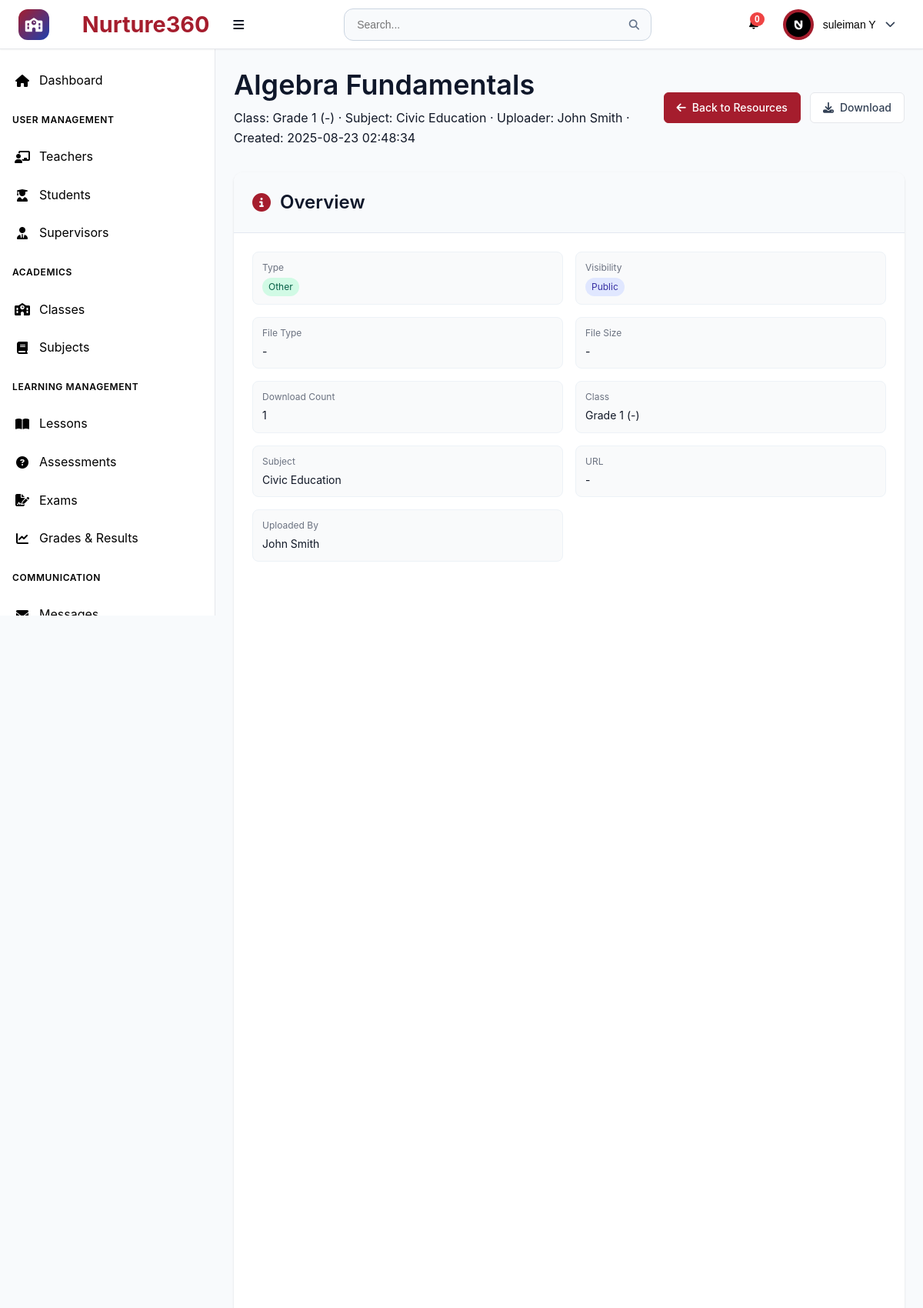
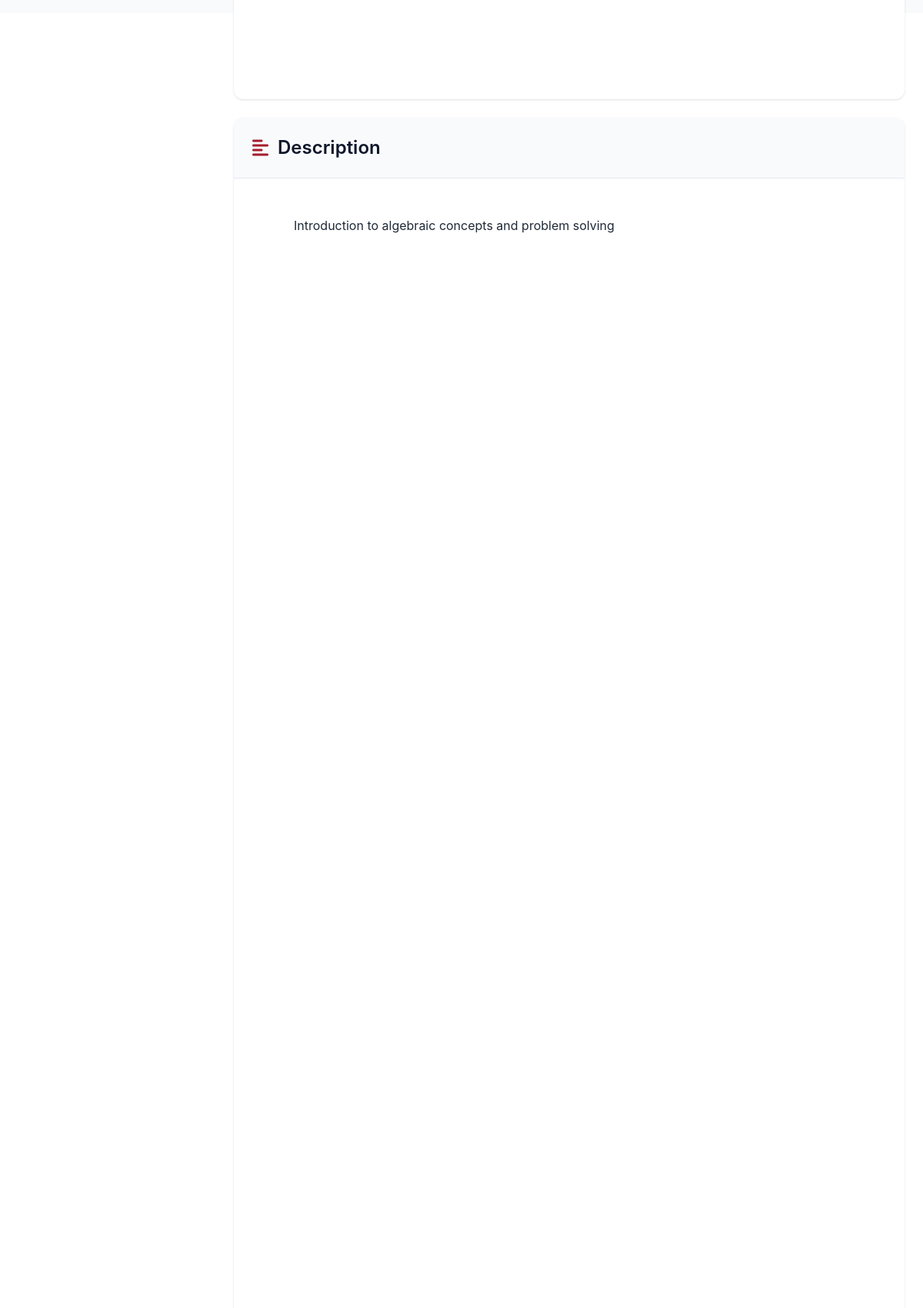
Page /pages/resource_detail.php?id=1 (signed in, upper part) on the committed database (2 pictures, top to bottom).
### tables this page shows
CREATE TABLE `users` (
  `id` int(11) NOT NULL,
  `username` varchar(50) NOT NULL,
  `email` varchar(100) NOT NULL,
  `password_hash` varchar(255) NOT NULL,
  `first_name` varchar(50) NOT NULL,
  `last_name` varchar(50) NOT NULL,
  `role` enum('superadmin','teacher','student','supervisor') NOT NULL,
  `phone` varchar(20) DEFAULT NULL,
  `address` text DEFAULT NULL,
  `profile_image` varchar(255) DEFAULT NULL,
  `is_active` tinyint(1) DEFAULT 1,
  `email_verified` tinyint(1) DEFAULT 0,
  `two_factor_enabled` tinyint(1) DEFAULT 0,
  `last_login` datetime DEFAULT NULL,
  `created_at` timestamp NOT NULL DEFAULT current_timestamp(),
  `updated_at` timestamp NOT NULL DEFAULT current_timestamp() ON UPDATE current_timestamp()
);

CREATE TABLE `learning_resources` (
  `id` int(11) NOT NULL,
  `title` varchar(255) NOT NULL,
  `description` text DEFAULT NULL,
  `resource_type` enum('document','video','link','image','other') NOT NULL,
  `file_path` varchar(500) DEFAULT NULL,
  `file_size` int(11) DEFAULT NULL,
  `file_type` varchar(50) DEFAULT NULL,
  `url` varchar(500) DEFAULT NULL,
  `class_id` int(11) DEFAULT NULL,
  `subject_id` int(11) DEFAULT NULL,
  `uploaded_by` int(11) NOT NULL,
  `is_public` tinyint(1) DEFAULT 0,
  `download_count` int(11) DEFAULT 0,
  `created_at` timestamp NOT NULL DEFAULT current_timestamp()
);

CREATE TABLE `classes` (
  `id` int(11) NOT NULL,
  `class_name` varchar(100) NOT NULL,
  `class_code` varchar(255) DEFAULT NULL,
  `virtual_link` varchar(500) DEFAULT NULL,
  `grade_level` int(11) DEFAULT NULL,
  `academic_year` varchar(10) DEFAULT NULL,
  `max_students` int(11) DEFAULT 30,
  `description` text DEFAULT NULL,
  `is_active` tinyint(1) DEFAULT 1,
  `created_at` timestamp NOT NULL DEFAULT current_timestamp(),
  `updated_at` timestamp NOT NULL DEFAULT current_timestamp() ON UPDATE current_timestamp()
);

CREATE TABLE `subjects` (
  `subject_id` int(11) NOT NULL,
  `class_id` int(11) DEFAULT NULL,
  `title` varchar(255) NOT NULL,
  `subject_code` varchar(20) DEFAULT NULL,
  `description` text DEFAULT NULL,
  `credits` int(11) DEFAULT 1,
  `is_active` tinyint(1) DEFAULT 1,
  `created_at` timestamp NOT NULL DEFAULT current_timestamp(),
  `updated_at` timestamp NOT NULL DEFAULT current_timestamp() ON UPDATE current_timestamp()
);

### pages/resource_detail.php (the view, shortened to what this page needs)
<?php
$pdo = getDBConnection();
$resourceId = isset($_GET['id']) ? (int)$_GET['id'] : 0;
$stmt = $pdo->prepare(
  "SELECT lr.*,
          c.class_name, c.class_code, c.grade_level, c.academic_year,
          s.title AS subject_name, s.subject_code,
          u.first_name AS u_first, u.last_name AS u_last, u.username AS u_user
     FROM learning_resources lr
     LEFT JOIN classes c ON c.id = lr.class_id
     LEFT JOIN subjects s ON s.subject_id = lr.subject_id
     LEFT JOIN users u ON u.id = lr.uploaded_by
    WHERE lr.id = ?"
);
$stmt->execute([$resourceId]);
$resource = $stmt->fetch();
function fmtBytes($bytes){ if(!$bytes) return '-'; $s=['B','KB','MB','GB']; $e=floor(log($bytes,1024)); $e=$e<0?0:($e>3?3:$e); return number_format($bytes/pow(1024,$e),($e>0?2:0)).' '.$s[$e]; }
$uploader = trim(($resource['u_first'] ?? '') . ' ' . ($resource['u_last'] ?? ''));
$classLabel = ($resource['class_name'] ?? '-') . ' (' . ($resource['class_code'] ?? '-') . ')';
$subjectLabel = ($resource['subject_name'] ?? '-') . (!empty($resource['subject_code']) ? ' (' . $resource['subject_code'] . ')' : '');
$isPublic = (int)($resource['is_public'] ?? 0) === 1;
$type = (string)($resource['resource_type'] ?? 'other');
$file = (string)($resource['file_path'] ?? '');
$fileType = (string)($resource['file_type'] ?? '');
$fileSize = $resource['file_size'] ?? null;
$url = (string)($resource['url'] ?? '');
$created = (string)($resource['created_at'] ?? '');
include '../components/header.php';
?>
<div class="dashboard-container">
  <?php include '../components/sidebar.php'; ?>
  <main class="main-content">
    <div class="page-header">
      <div>
        <h1><?php echo htmlspecialchars($resource['title']); ?></h1>
        <div class="muted">
          Class: <?php echo htmlspecialchars($classLabel); ?> ·
          Subject: <?php echo htmlspecialchars($subjectLabel); ?> ·
          Uploader: <?php echo htmlspecialchars($uploader ?: '-'); ?> ·
          Created: <?php echo htmlspecialchars($created ?: '-'); ?>
        </div>
      </div>
      <div class="header-actions">
        <a class="btn btn-primary" href="./resources.php"><i class="fas fa-arrow-left"></i> Back to Resources</a>
        <?php if ($file): ?>
          <a class="btn btn-secondary" href="./resource_download.php?id=<?php echo (int)$resourceId; ?>" target="_blank"><i class="fas fa-download"></i> Download</a>
        <?php endif; ?>
      </div>
    </div>
    <div class="content-card">
      <div class="card-header">
        <h3><i class="fas fa-info-circle"></i> Overview</h3>
      </div>
      <div class="card-content">
        <div class="detail-grid">
          <div class="detail-item"><div class="label">Type</div><div class="value"><span class="badge badge-type"><?php echo htmlspecialchars(ucfirst($type)); ?></span></div></div>
          <div class="detail-item"><div class="label">Visibility</div><div class="value"><span class="badge <?php echo $isPublic ? 'badge-public' : 'badge-private'; ?>"><?php echo $isPublic ? 'Public' : 'Private'; ?></span></div></div>
          <div class="detail-item"><div class="label">File Type</div><div class="value"><?php echo htmlspecialchars($fileType ?: '-'); ?></div></div>
          <div class="detail-item"><div class="label">File Size</div><div class="value"><?php echo htmlspecialchars(fmtBytes($fileSize)); ?></div></div>
          <div class="detail-item"><div class="label">Download Count</div><div class="value"><?php echo (int)($resource['download_count'] ?? 0); ?></div></div>
          <div class="detail-item"><div class="label">Class</div><div class="value"><?php echo htmlspecialchars($classLabel); ?></div></div>
          <div class="detail-item"><div class="label">Subject</div><div class="value"><?php echo htmlspecialchars($subjectLabel); ?></div></div>
          <div class="detail-item"><div class="label">URL</div><div class="value"><?php echo $url ? '<a href="'.htmlspecialchars($url).'" target="_blank">'.htmlspecialchars($url).'</a>' : '-'; ?></div></div>
          <div class="detail-item"><div class="label">Uploaded By</div><div class="value"><?php echo htmlspecialchars($uploader ?: '-'); ?></div></div>
        </div>
      </div>
    </div>
    <div class="content-card">
      <div class="card-header">
        <h3><i class="fas fa-align-left"></i> Description</h3>
      </div>
      <div class="card-content">
        <?php if (!empty($resource['description'])): ?>
          <div style="white-space:pre-wrap; line-height:1.6; color:#1f2937;">
            <?php echo htmlspecialchars($resource['description']); ?>
          </div>
        <?php else: ?>
          <div class="empty-state">No description provided</div>
        <?php endif; ?>
      </div>
    </div>
  </main>
</div>
<?php include '../components/footer.php'; ?>

### components/header.php (shortened to what this page needs)
<?php
require_once '../config/config.php';
$user_id = $_SESSION['user_id'] ?? null;
$first_name = $_SESSION['first_name'] ?? '';
$last_name = $_SESSION['last_name'] ?? '';
$user_role = $_SESSION['role'] ?? '';
$profile_image = '';
$profile_image_url = '';
try {
    $pdo = getDBConnection();
    $settings_stmt = $pdo->prepare("SELECT setting_key, setting_value FROM system_settings WHERE setting_key IN ('app_name', 'theme_primary_color', 'theme_secondary_color', 'theme_accent_color', 'theme_mode', 'app_logo', 'app_favicon', 'brand_display')");
    $settings_stmt->execute();
    $settings = [];
    while ($row = $settings_stmt->fetch()) {
        $settings[$row['setting_key']] = $row['setting_value'];
    }
    if ($user_id) {
        $uStmt = $pdo->prepare("SELECT profile_image FROM users WHERE id = ? LIMIT 1");
        $uStmt->execute([$user_id]);
        $uRow = $uStmt->fetch();
        if ($uRow && !empty($uRow['profile_image'])) {
            $profile_image = $uRow['profile_image'];
        }
    }
} catch (PDOException $e) {
    $settings = [
        'app_name' => APP_NAME,
        'theme_primary_color' => DEFAULT_PRIMARY_COLOR,
        'theme_mode' => 'light'
    ];
}
$app_name = $settings['app_name'] ?? APP_NAME;
$theme_mode = $settings['theme_mode'] ?? 'light';
$app_logo = $settings['app_logo'] ?? '';
$brand_display = $settings['brand_display'] ?? 'both';
$hasLogo = !empty($app_logo);
$mode = in_array($brand_display, ['logo','name','both'], true) ? $brand_display : 'both';
$showLogo = $hasLogo && ($mode === 'logo' || $mode === 'both');
$showName = ($mode === 'name' || $mode === 'both');
$showIcon = !$showLogo;
if (!empty($profile_image)) {
    if (preg_match('/^https?:\/\//i', $profile_image)) {
        $profile_image_url = $profile_image;
    } else {
        if ($user_role === 'teacher') {
            $profile_image_url = '../uploads/teachers/' . rawurlencode($profile_image);
        } else {
            $profile_image_url = '../uploads/users/' . rawurlencode($profile_image);
        }
    }
}
?>
<!DOCTYPE html>
<html lang="en" data-theme="<?php echo $theme_mode; ?>">
<head>
    <link rel="stylesheet" href="../assets/css/main.css">
    <link rel="stylesheet" href="../assets/css/components.css">
    <link rel="stylesheet" href="../assets/css/dashboard.css">
    <link rel="stylesheet" href="https://cdnjs.cloudflare.com/ajax/libs/font-awesome/6.4.0/css/all.min.css">
</head>
<body class="role-<?php echo htmlspecialchars($user_role); ?>">
    <header class="header">
        <div class="header-left">
            <?php if ($showIcon): ?>
            <div class="school-icon">
                <i class="fas fa-school"></i>
            </div>
            <?php endif; ?>
            <div class="logo">
                <?php if ($showName): ?>
                    <h1 style="margin-left: 8px; display:inline-block;">&nbsp;<?php echo htmlspecialchars($app_name); ?></h1>
                <?php endif; ?>
                <button class="desktop-toggle" id="desktopSidebarToggle" title="Toggle sidebar">
                    <i class="fas fa-bars"></i>
                </button>
            </div>
        </div>
        <div class="header-center">
            <div class="search-bar">
                <input type="text" placeholder="Search..." id="globalSearch">
                <button type="button">
                    <i class="fas fa-search"></i>
                </button>
            </div>
        </div>
        <div class="header-right">
            <div class="header-actions">
                <div class="notification-dropdown">
                    <button class="notification-btn" id="notificationBtn">
                        <span class="notification-badge" id="notificationBadge">0</span>
                    </button>
                </div>
                <div class="user-dropdown">
                    <button class="user-btn" id="userBtn">
                        <div class="user-avatar">
                            <?php if (!empty($profile_image_url)): ?>
                                <img src="<?php echo htmlspecialchars($profile_image_url); ?>" alt="Avatar" style="width:32px;height:32px;border-radius:50%;object-fit:cover;" onerror="this.style.display='none'; this.parentElement.innerHTML='\\u003ci class=\\'fas fa-user\\'\\u003e\\u003c/i\\u003e';">
                            <?php else: ?>
                                <i class="fas fa-user"></i>
                            <?php endif; ?>
                        </div>
                        <span class="user-name"><?php echo $first_name . ' ' . $last_name; ?></span>
                        <i class="fas fa-chevron-down"></i>
                    </button>
                </div>
            </div>
        </div>
    </header>

### assets/css/main.css (style rules this page uses)
:root { --primary-color: #2563eb; --primary-dark: #1e40af; --primary-light: #3b82f6; --secondary-color: #64748b; --accent-color: #f59e0b; --success-color: #10b981; --warning-color: #f59e0b; --error-color: #ef4444; --info-color: #06b6d4; --white: #ffffff; --gray-50: #f8fafc; --gray-100: #f1f5f9; --gray-200: #e2e8f0; --gray-300: #cbd5e1; --gray-400: #94a3b8; --gray-500: #64748b; --gray-600: #475569; --gray-700: #334155; --gray-800: #1e293b; --gray-900: #0f172a; --font-family: 'Inter', -apple-system, BlinkMacSystemFont, 'Segoe UI', Roboto, sans-serif; --font-size-xs: 0.75rem; --font-size-sm: 0.875rem; --font-size-base: 1rem; --font-size-lg: 1.125rem; --font-size-xl: 1.25rem; --font-size-2xl: 1.5rem; --font-size-3xl: 1.875rem; --font-size-4xl: 2.25rem; --spacing-1: 0.25rem; --spacing-2: 0.5rem; --spacing-3: 0.75rem; --spacing-4: 1rem; --spacing-5: 1.25rem; --spacing-6: 1.5rem; --spacing-8: 2rem; --spacing-10: 2.5rem; --spacing-12: 3rem; --spacing-16: 4rem; --spacing-20: 5rem; --shadow-sm: 0 1px 2px 0 rgb(0 0 0 / 0.05); --shadow: 0 1px 3px 0 rgb(0 0 0 / 0.1), 0 1px 2px -1px rgb(0 0 0 / 0.1); --shadow-md: 0 4px 6px -1px rgb(0 0 0 / 0.1), 0 2px 4px -2px rgb(0 0 0 / 0.1); --shadow-lg: 0 10px 15px -3px rgb(0 0 0 / 0.1), 0 4px 6px -4px rgb(0 0 0 / 0.1); --shadow-xl: 0 20px 25px -5px rgb(0 0 0 / 0.1), 0 8px 10px -6px rgb(0 0 0 / 0.1); --radius-sm: 0.25rem; --radius: 0.375rem; --radius-md: 0.5rem; --radius-lg: 0.75rem; --radius-xl: 1rem; --radius-2xl: 1.5rem; --transition: all 0.2s ease-in-out; --transition-fast: all 0.1s ease-in-out; --transition-slow: all 0.3s ease-in-out; --header-height: 4rem; --sidebar-width: 280px; --sidebar-collapsed-width: 80px; --content-max-width: 1200px; }
* { margin: 0; padding: 0; box-sizing: border-box; }
html { font-size: 16px; scroll-behavior: smooth; height: 100%; }
body { font-family: var(--font-family); font-size: var(--font-size-base); line-height: 1.6; color: var(--gray-800); background-color: var(--gray-50); -webkit-font-smoothing: antialiased; -moz-osx-font-smoothing: grayscale; min-height: 100vh; display: flex; flex-direction: column; }
@media (min-width: 769px) { body { padding-bottom: 80px; } }
h1, h2, h3, h4, h5, h6 { font-weight: 600; line-height: 1.25; margin-bottom: var(--spacing-4); color: var(--gray-900); }
h1 { font-size: var(--font-size-4xl); }
h3 { font-size: var(--font-size-2xl); }
a { color: var(--primary-color); text-decoration: none; transition: var(--transition); }
.btn { display: inline-flex; align-items: center; justify-content: center; gap: var(--spacing-2); padding: var(--spacing-3) var(--spacing-4); font-size: var(--font-size-sm); font-weight: 500; line-height: 1; border: 1px solid transparent; border-radius: var(--radius); cursor: pointer; transition: var(--transition); text-decoration: none; white-space: nowrap; user-select: none; }
.btn-primary { background-color: var(--primary-color); border-color: var(--primary-color); color: var(--white); }
.btn-secondary { background-color: var(--white); border-color: var(--gray-300); color: var(--gray-700); }
.card-header { padding: var(--spacing-6); border-bottom: 1px solid var(--gray-200); background-color: var(--gray-50); }
.card-content { padding: var(--spacing-6); }

### assets/css/components.css (style rules this page uses)
.content-card { background-color: var(--white); border-radius: var(--radius-lg); box-shadow: var(--shadow); margin-bottom: var(--spacing-6); overflow: hidden; }
.card-header { padding: var(--spacing-6); border-bottom: 1px solid var(--gray-200); background-color: var(--gray-50); display: flex; align-items: center; justify-content: space-between; }
.card-header h3 { margin: 0; display: flex; align-items: center; gap: var(--spacing-3); color: var(--gray-900); }
.card-header h3 i { color: var(--primary-color); }
.card-content { padding: var(--spacing-6); }
.content-card { display: flex; flex-direction: column; height: 100%; }
.card-content { flex: 1 1 auto; }
.user-avatar { width: 32px; height: 32px; border-radius: 50%; background-color: var(--primary-color); color: var(--white); display: flex; align-items: center; justify-content: center; font-size: var(--font-size-sm); }

### rows in the picture
users: profile_image (picture)
learning_resources: title "Algebra Fundamentals", class.class_code "Grade 1 (-)", subject.title "Civic Education", uploaded_by.last_name "John Smith", created_at "2025-08-23 02:48:34", resource_type "Other", file_type "-", download_count "1", description "Introduction to algebraic concepts and problem solving"

### other values in the picture
$app_name "Nurture360"
$first_name "suleiman"
$last_name "Y"
fmtBytes($fileSize) "-"
